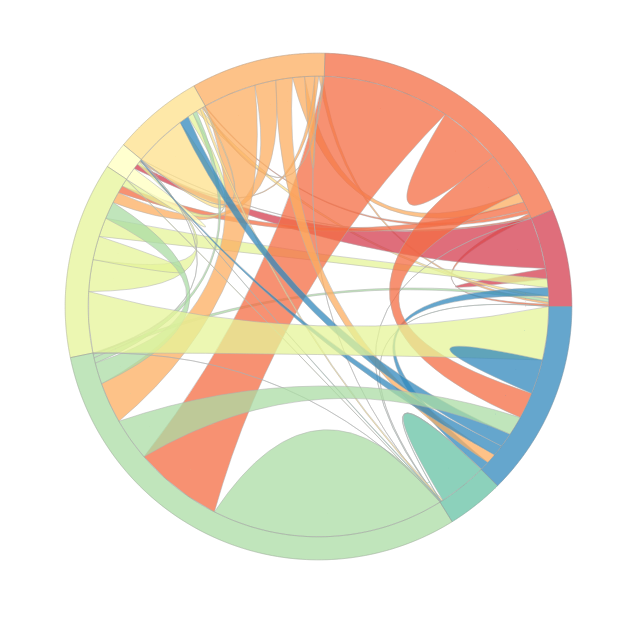

The cell this chart's notebook holds for it:
### Code cell
from plotly.offline import download_plotlyjs, init_notebook_mode,  iplot, plot
init_notebook_mode(connected=True)
iplot(fig)
